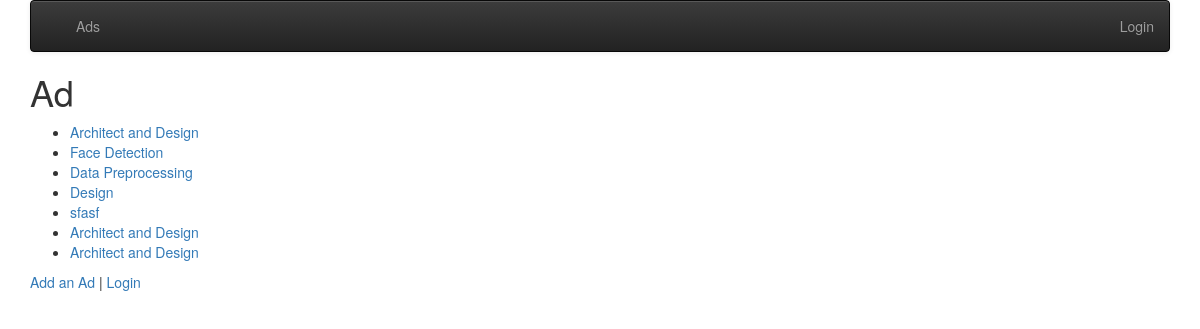
/ads/, run on the app's committed database.
### ads/models.py (models this page shows, shortened)
class Ad(models.Model) :
    title = models.CharField(
            max_length=200,
            validators=[MinLengthValidator(2, "Title must be greater than 2 characters")]
    )
    price = models.DecimalField(max_digits=7, decimal_places=2, null=True)
    text = models.TextField()
    owner = models.ForeignKey(settings.AUTH_USER_MODEL, on_delete=models.CASCADE)
    created_at = models.DateTimeField(auto_now_add=True)
    updated_at = models.DateTimeField(auto_now=True)

### ads/views.py (the view)
# urls.py: path('', views.AdListView.as_view()),
class AdListView(OwnerListView):
    model = Ad

### ads/templates/ads/ad_list.html (shortened to what this page needs)
{% extends "base_menu.html" %}
{% block content %}
<h1>Ad</h1>
<p>
{% if ad_list %}
<ul>
  {% for ad in ad_list %}
    <li>
        <a href="{% url 'ads:ad_detail'  ad.id %}">{{ ad.title }}</a>
    </li>
  {% endfor %}
</ul>
{% else %}
  <p>There are no articles in the database.</p>
{% endif %}
</p>
<p>
<a href="{% url 'ads:ad_create' %}">Add an Ad</a> |
{% if user.is_authenticated %}
<a href="{% url 'logout' %}?next={% url 'ads:all' %}">Logout</a>
{% else %}
<a href="{% url 'login' %}?next={% url 'ads:all' %}">Login</a>
{% endif %}
</p>
{% endblock %}

### data on the page
Ad: title "Architect and Design"
Ad: title "Face Detection"
Ad: title "Data Preprocessing"
Ad: title "Design"
Ad: title "sfasf"
Ad: title "Architect and Design"
Ad: title "Architect and Design"
